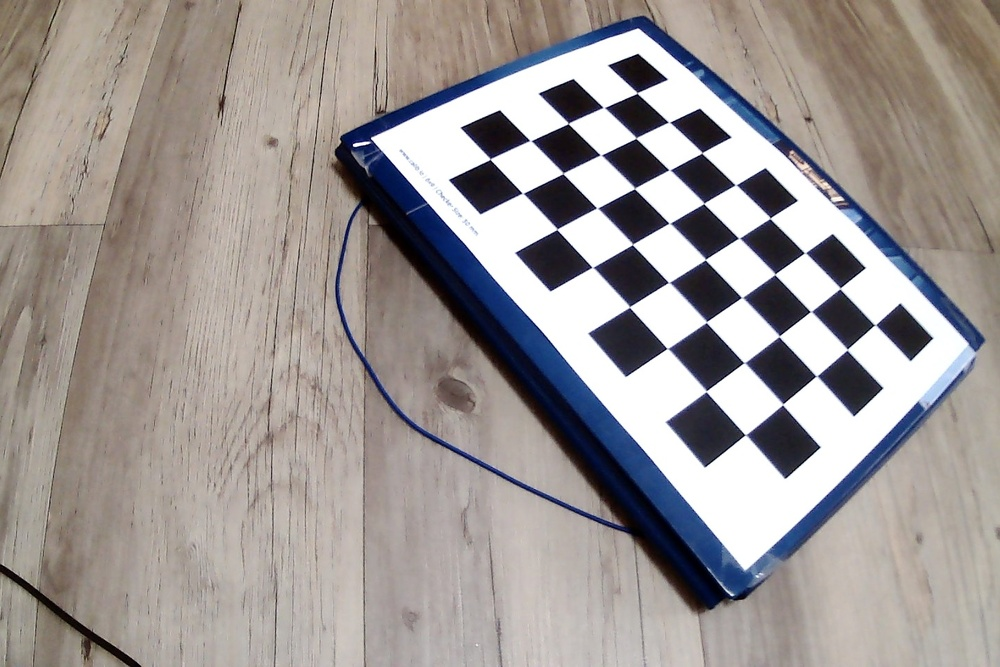
#> input picture lab4/data/img01.jpg, 1000 x 667 px, shrunk from 1440 x 960 before the run; its folder holds only this picture in this run
$ python lab4.py
#> lines starting #> are read from the running program, lines starting #| are printed output that depends on the picture; long printed decimals are rounded
import os
import cv2
import numpy as np


def find_chessboard(dir_with_imgs):
#> called with dir_with_imgs = 'data'
    imgs = []
    for img in os.listdir(dir_with_imgs):
        imgs.append(cv2.imread(os.path.join(dir_with_imgs, img)))
    for img in imgs:
        retval, corners = cv2.findChessboardCorners(img, (8, 5))
        img_gray = cv2.cvtColor(img, cv2.COLOR_BGR2GRAY)
        corners2 = cv2.cornerSubPix(img_gray, corners, (11, 11), (-1, -1),
                                    (cv2.TERM_CRITERIA_EPS + cv2.TERM_CRITERIA_MAX_ITER, 30, 0.001))
        cv2.drawChessboardCorners(img, (8, 5), corners2, retval)
        # [4 lines of commented-out code are left out]
        cameraMatrix, distCoeffs = None, None
        objp = np.zeros((8 * 5, 3), np.float32)
        objp[:, :2] = np.mgrid[0:5, 0:8].T.reshape(-1, 2) * 30
        retval, cameraMatrix, distCoeffs, rvecs, tvecs = cv2.calibrateCamera([objp], [corners2], img_gray.shape[::-1], cameraMatrix,
                                                             distCoeffs)
        print(retval, cameraMatrix, distCoeffs, rvecs, tvecs)
        break
#> this loop made 1 pass
#> (cameraMatrix, distCoeffs, rvecs, tvecs) on pass 1: ([[220.2, 0, 499.5], [0, 161.8, 333], [0, 0, 1]], [[-0.0323, 0.000222, -0.0046, 0.00286, -4.28e-07]], ([2.02, -1.09, 1.94],), ([54.18, 78.22, 5.81],))
#| 308.381 [[220.172   0.         499.500]
#|  [  0.         161.788 333.000]
#|  [  0.           0.           1.        ]] [[-3.22848889e-02  2.21796871e-04 -4.59959674e-03  2.86030120e-03
#|   -4.28154888e-07]] (array([[ 2.023],
#|        [-1.086],
#|        [ 1.938]]),) (array([[54.183],
#|        [78.217],
#|        [ 5.807]]),)
#> pass 1, in find_chessboard, `img_gray = cv2.cvtColor(img, cv2.COLOR_BGR2GRAY)`:
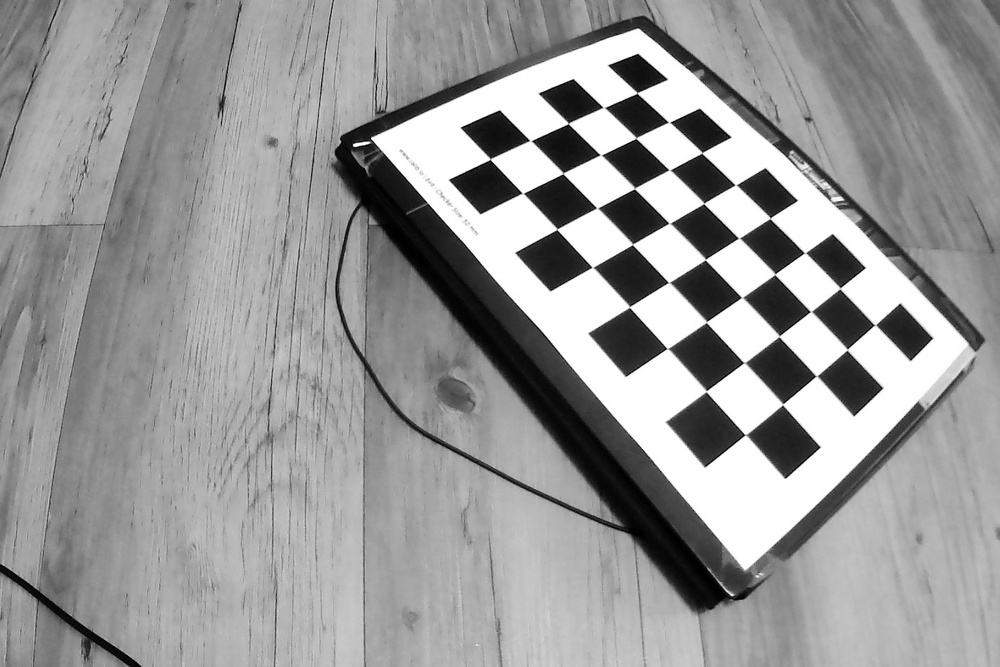
#> img_gray: shape (667, 1000); min 0, max 255, mean 152.9


if __name__ == '__main__':
    find_chessboard('data')

$ run again, on lab4/data/img05.jpg
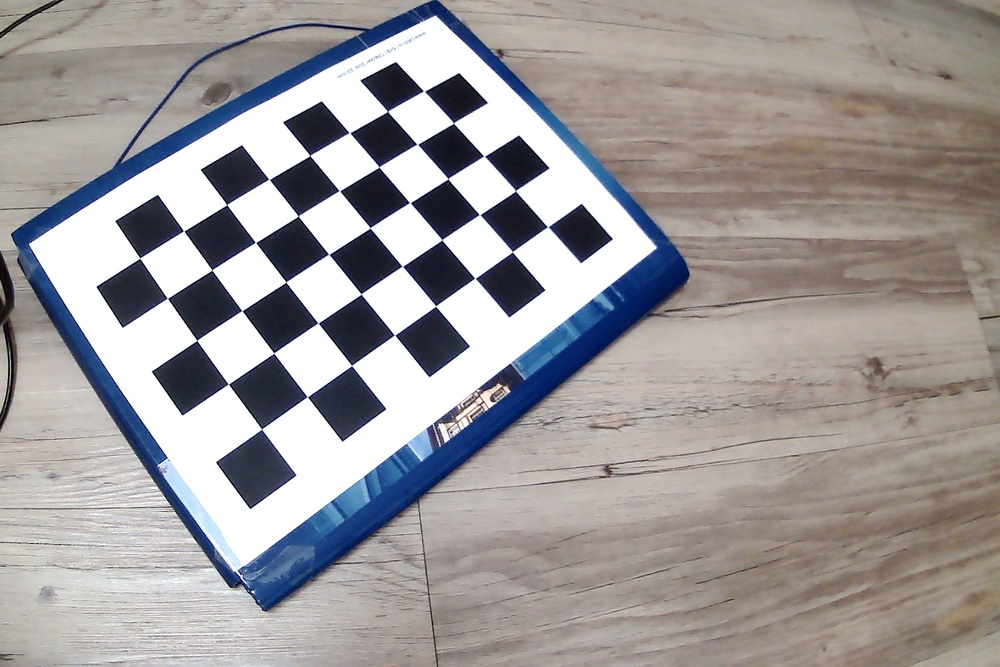
#> input picture lab4/data/img05.jpg, 1000 x 667 px, shrunk from 1440 x 960 before the run
#> the loop in find_chessboard, `for img in imgs:` made 1 pass
#> (cameraMatrix, distCoeffs, rvecs, tvecs) on pass 1: ([[125, 0, 382.1], [0, 0.493, 259.8], [0, 0, 1]], [[1.53, -0.0301, -0.526, -0.0128, 0.000143]], ([2.28, 0.058, -2.19],), ([-4.29, 47.1, 84.56],))
#> (printed output is left out)
#> pass 1, in find_chessboard, `img_gray = cv2.cvtColor(img, cv2.COLOR_BGR2GRAY)`:
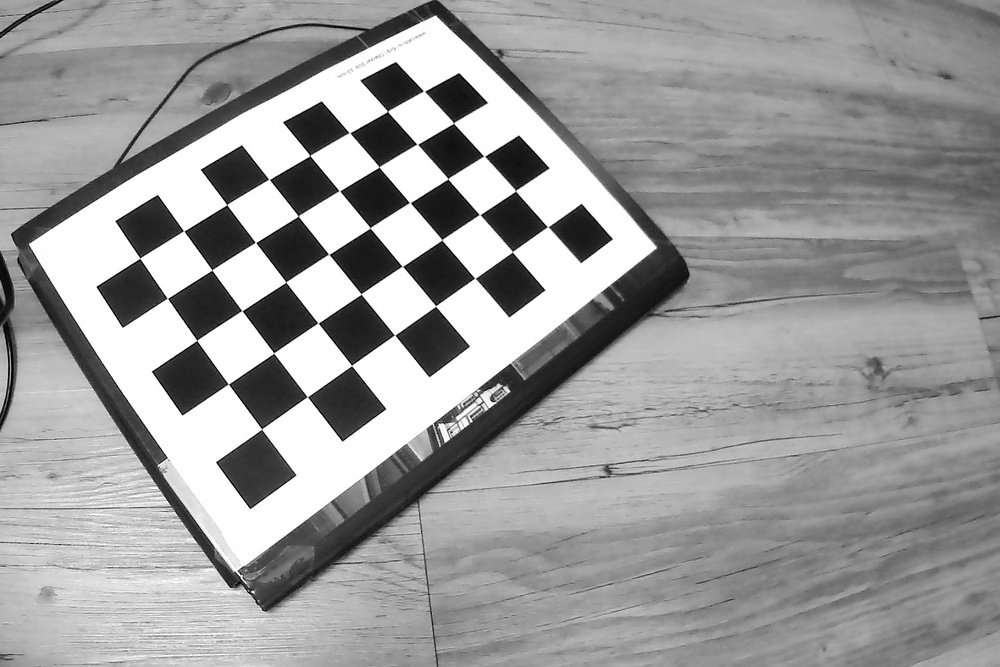
#> img_gray: shape (667, 1000); min 0, max 255, mean 155.6

$ run again, on lab4/data/img06.jpg
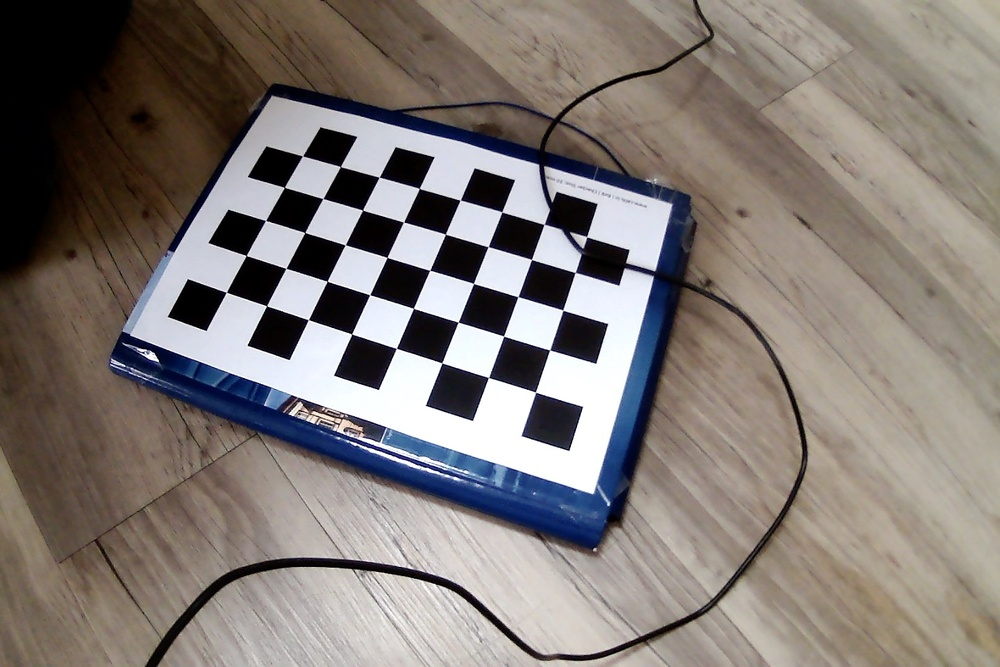
#> input picture lab4/data/img06.jpg, 1000 x 667 px, shrunk from 1440 x 960 before the run
#> the loop in find_chessboard, `for img in imgs:` made 1 pass
#> (cameraMatrix, distCoeffs, rvecs, tvecs) on pass 1: ([[197.7, 0, 503.1], [0, 5019.5, 336.4], [0, 0, 1]], [[-0.594, 0.271, 0.00203, 0.0666, -0.0335]], ([1.62, 0.248, -0.241],), ([-339.7, -2.38, 145.1],))
#> (printed output is left out)
#> pass 1, in find_chessboard, `img_gray = cv2.cvtColor(img, cv2.COLOR_BGR2GRAY)`:
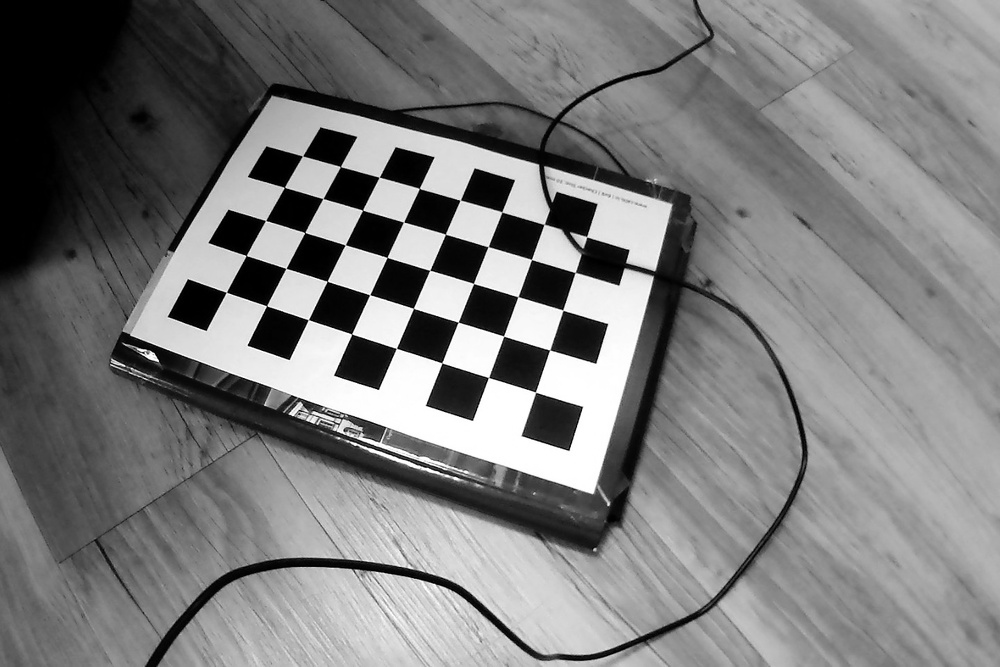
#> img_gray: shape (667, 1000); min 0, max 255, mean 123.5

$ run again, on lab4/data/img07.jpg
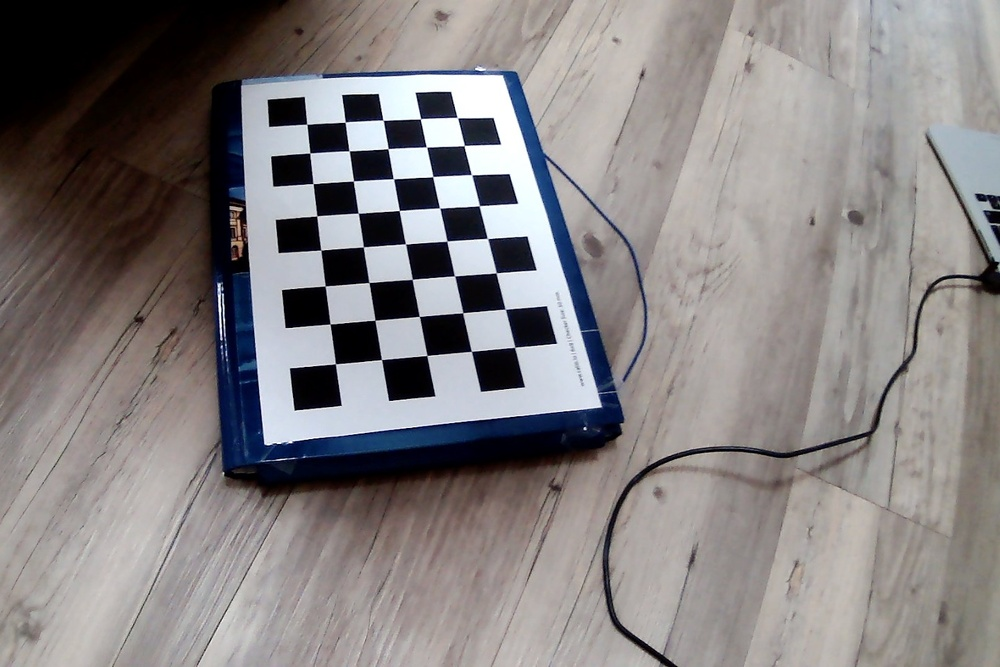
#> input picture lab4/data/img07.jpg, 1000 x 667 px, shrunk from 1440 x 960 before the run
#> the loop in find_chessboard, `for img in imgs:` made 1 pass
#> (cameraMatrix, distCoeffs, rvecs, tvecs) on pass 1: ([[1143.1, 0, 451.1], [0, 1363.8, 382.3], [0, 0, 1]], [[-2.04, -34.76, 0.062, 0.345, 160.6]], ([-1.48, 0.325, -2.17],), ([-119.5, -56.83, 663.6],))
#> (printed output is left out)
#> pass 1, in find_chessboard, `img_gray = cv2.cvtColor(img, cv2.COLOR_BGR2GRAY)`:
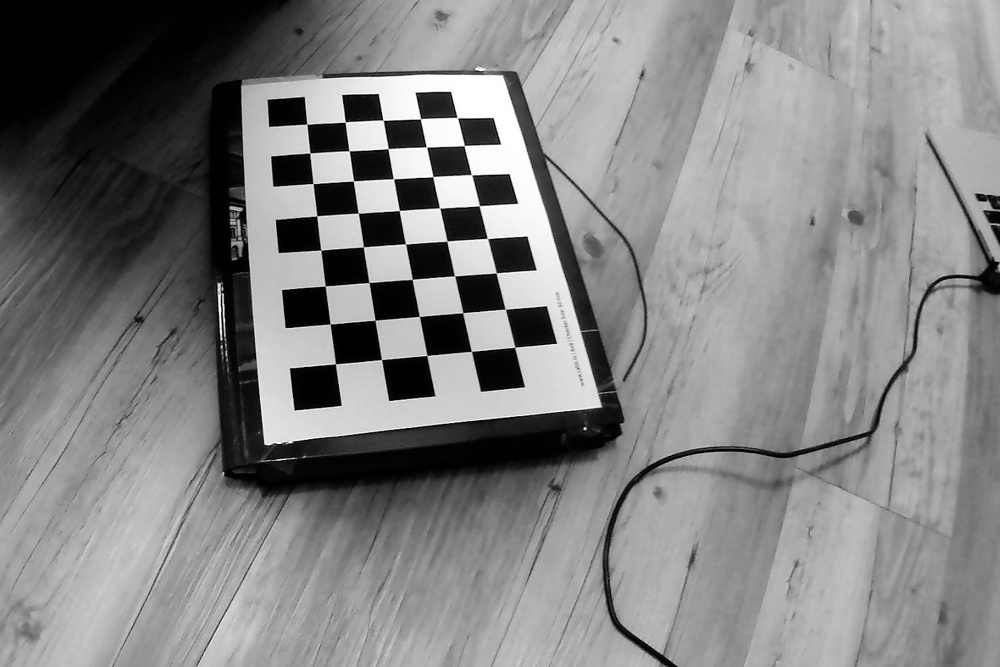
#> img_gray: shape (667, 1000); min 0, max 255, mean 130.1

$ run again, on lab4/data/img02.jpg
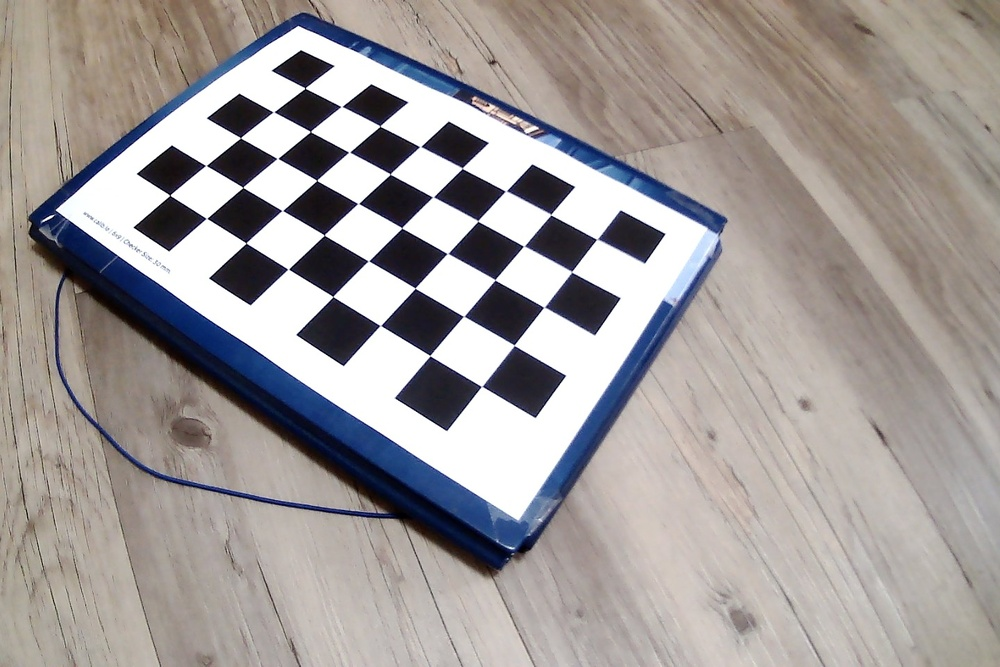
#> input picture lab4/data/img02.jpg, 1000 x 667 px, shrunk from 1440 x 960 before the run
#> the loop in find_chessboard, `for img in imgs:` made 1 pass
#> (cameraMatrix, distCoeffs, rvecs, tvecs) on pass 1: ([[430.7, 0, 474.4], [0, -2.12, 209.1], [0, 0, 1]], [[0.238, -0.00486, -0.314, -0.00721, 2.09e-05]], ([-1.28, 0.914, -1.52],), ([-33.36, 128.7, 155.2],))
#> (printed output is left out)
#> pass 1, in find_chessboard, `img_gray = cv2.cvtColor(img, cv2.COLOR_BGR2GRAY)`:
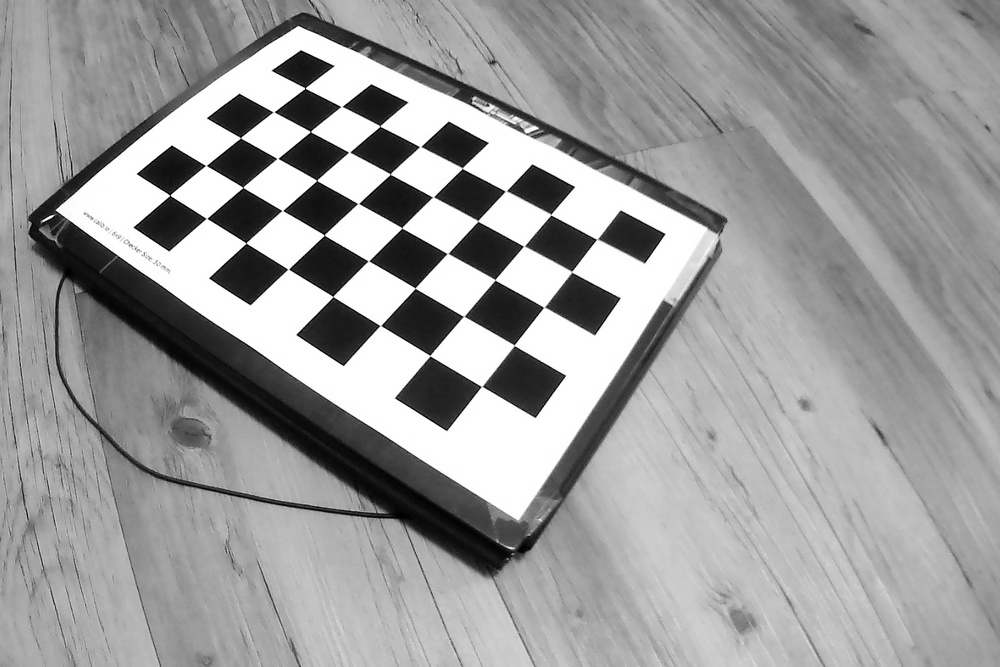
#> img_gray: shape (667, 1000); min 0, max 255, mean 156.6
